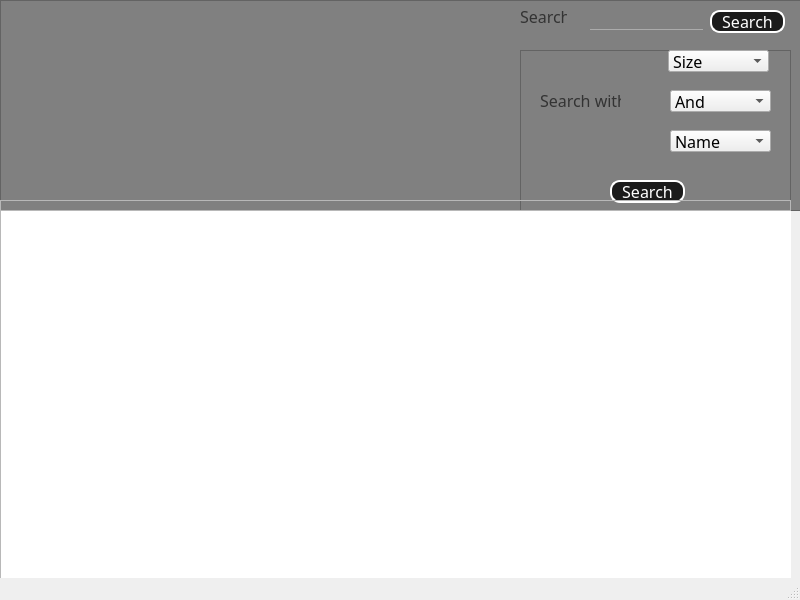
<?xml version="1.0" encoding="UTF-8"?>
<ui version="4.0">
 <class>MainWindow</class>
 <widget class="QMainWindow" name="MainWindow">
  <property name="geometry">
   <rect>
    <x>0</x>
    <y>0</y>
    <width>800</width>
    <height>600</height>
   </rect>
  </property>
  <property name="windowTitle">
   <string>MainWindow</string>
  </property>
  <widget class="QWidget" name="centralwidget">
   <widget class="QFrame" name="frame">
    <property name="geometry">
     <rect>
      <x>0</x>
      <y>0</y>
      <width>821</width>
      <height>211</height>
     </rect>
    </property>
    <property name="styleSheet">
     <string notr="true">*{

	font-family:Times News Roman;
	font-size:16px;
}

QFrame{
	background-color:grey
}

QPushButton{
	background:red;
	border-radius:60px
	
}

QToolButton{
	background:#FFF;
	border-radius:30px
	
}

QLabel{
	color:#333;
}

QLineEdit{
	background:transparent;
	color:rgb(171, 171, 171);
	border:none;
	border-bottom: 1px solid rgb(171, 171, 171);


}
</string>
    </property>
    <property name="frameShape">
     <enum>QFrame::StyledPanel</enum>
    </property>
    <property name="frameShadow">
     <enum>QFrame::Raised</enum>
    </property>
    <widget class="QLineEdit" name="lineEdit">
     <property name="geometry">
      <rect>
       <x>590</x>
       <y>10</y>
       <width>113</width>
       <height>20</height>
      </rect>
     </property>
    </widget>
    <widget class="QLabel" name="label">
     <property name="geometry">
      <rect>
       <x>520</x>
       <y>10</y>
       <width>47</width>
       <height>13</height>
      </rect>
     </property>
     <property name="text">
      <string>Search</string>
     </property>
    </widget>
    <widget class="QFrame" name="frame_3">
     <property name="geometry">
      <rect>
       <x>520</x>
       <y>50</y>
       <width>271</width>
       <height>161</height>
      </rect>
     </property>
     <property name="frameShape">
      <enum>QFrame::StyledPanel</enum>
     </property>
     <property name="frameShadow">
      <enum>QFrame::Raised</enum>
     </property>
     <widget class="QComboBox" name="comboBox">
      <property name="geometry">
       <rect>
        <x>148</x>
        <y>0</y>
        <width>101</width>
        <height>22</height>
       </rect>
      </property>
      <item>
       <property name="text">
        <string>Size</string>
       </property>
      </item>
      <item>
       <property name="text">
        <string>Name</string>
       </property>
      </item>
      <item>
       <property name="text">
        <string>Rating</string>
       </property>
      </item>
     </widget>
     <widget class="QComboBox" name="comboBox_2">
      <property name="geometry">
       <rect>
        <x>150</x>
        <y>80</y>
        <width>101</width>
        <height>22</height>
       </rect>
      </property>
      <item>
       <property name="text">
        <string>Name</string>
       </property>
      </item>
      <item>
       <property name="text">
        <string>Size</string>
       </property>
      </item>
      <item>
       <property name="text">
        <string>Rating</string>
       </property>
      </item>
     </widget>
     <widget class="QComboBox" name="comboBox_3">
      <property name="geometry">
       <rect>
        <x>150</x>
        <y>40</y>
        <width>101</width>
        <height>22</height>
       </rect>
      </property>
      <item>
       <property name="text">
        <string>And</string>
       </property>
      </item>
      <item>
       <property name="text">
        <string>or</string>
       </property>
      </item>
     </widget>
     <widget class="QLabel" name="label_2">
      <property name="geometry">
       <rect>
        <x>20</x>
        <y>40</y>
        <width>81</width>
        <height>21</height>
       </rect>
      </property>
      <property name="text">
       <string>Search with</string>
      </property>
     </widget>
     <widget class="QPushButton" name="pushButton_2">
      <property name="geometry">
       <rect>
        <x>90</x>
        <y>130</y>
        <width>75</width>
        <height>23</height>
       </rect>
      </property>
      <property name="styleSheet">
       <string notr="true">QPushButton{
	border-style: outset;
    border-width: 2px;
    border-radius: 10px;
	color : #FFF;
	background-color: rgb(27, 27, 27);

}

QPushButton:hover{
	background-color:red;

}</string>
      </property>
      <property name="text">
       <string>Search</string>
      </property>
     </widget>
    </widget>
    <widget class="QPushButton" name="pushButton_3">
     <property name="geometry">
      <rect>
       <x>710</x>
       <y>10</y>
       <width>75</width>
       <height>23</height>
      </rect>
     </property>
     <property name="styleSheet">
      <string notr="true">QPushButton{
	border-style: outset;
    border-width: 2px;
    border-radius: 10px;
	color : #FFF;
	background-color: rgb(27, 27, 27);

}

QPushButton:hover{
	background-color:red;

}</string>
     </property>
     <property name="text">
      <string>Search</string>
     </property>
    </widget>
   </widget>
   <widget class="QFrame" name="frame_2">
    <property name="geometry">
     <rect>
      <x>0</x>
      <y>200</y>
      <width>791</width>
      <height>401</height>
     </rect>
    </property>
    <property name="frameShape">
     <enum>QFrame::StyledPanel</enum>
    </property>
    <property name="frameShadow">
     <enum>QFrame::Raised</enum>
    </property>
    <widget class="QTableWidget" name="tableWidget">
     <property name="geometry">
      <rect>
       <x>0</x>
       <y>10</y>
       <width>801</width>
       <height>391</height>
      </rect>
     </property>
    </widget>
   </widget>
  </widget>
  <widget class="QStatusBar" name="statusbar"/>
 </widget>
 <resources/>
 <connections/>
</ui>
